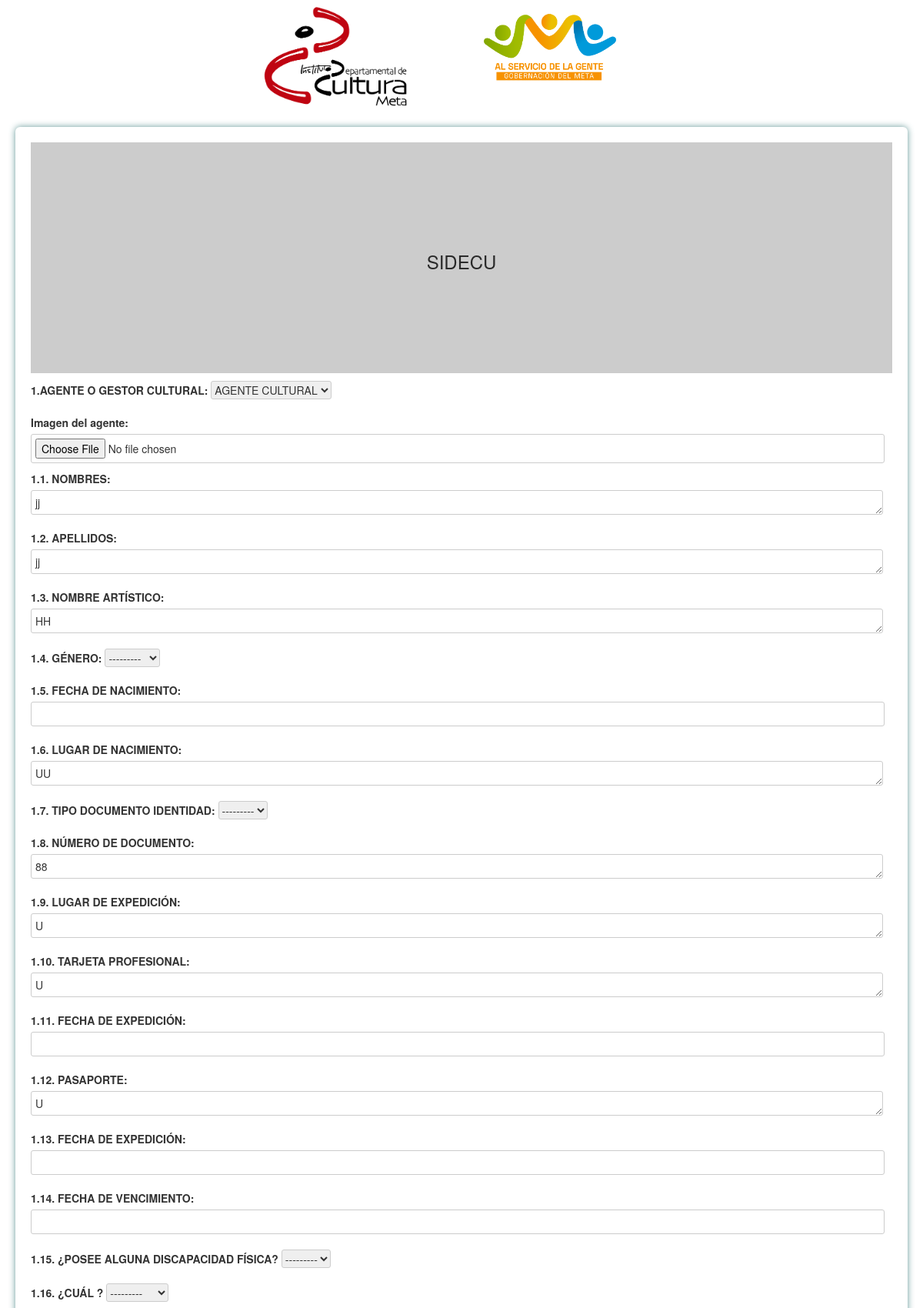
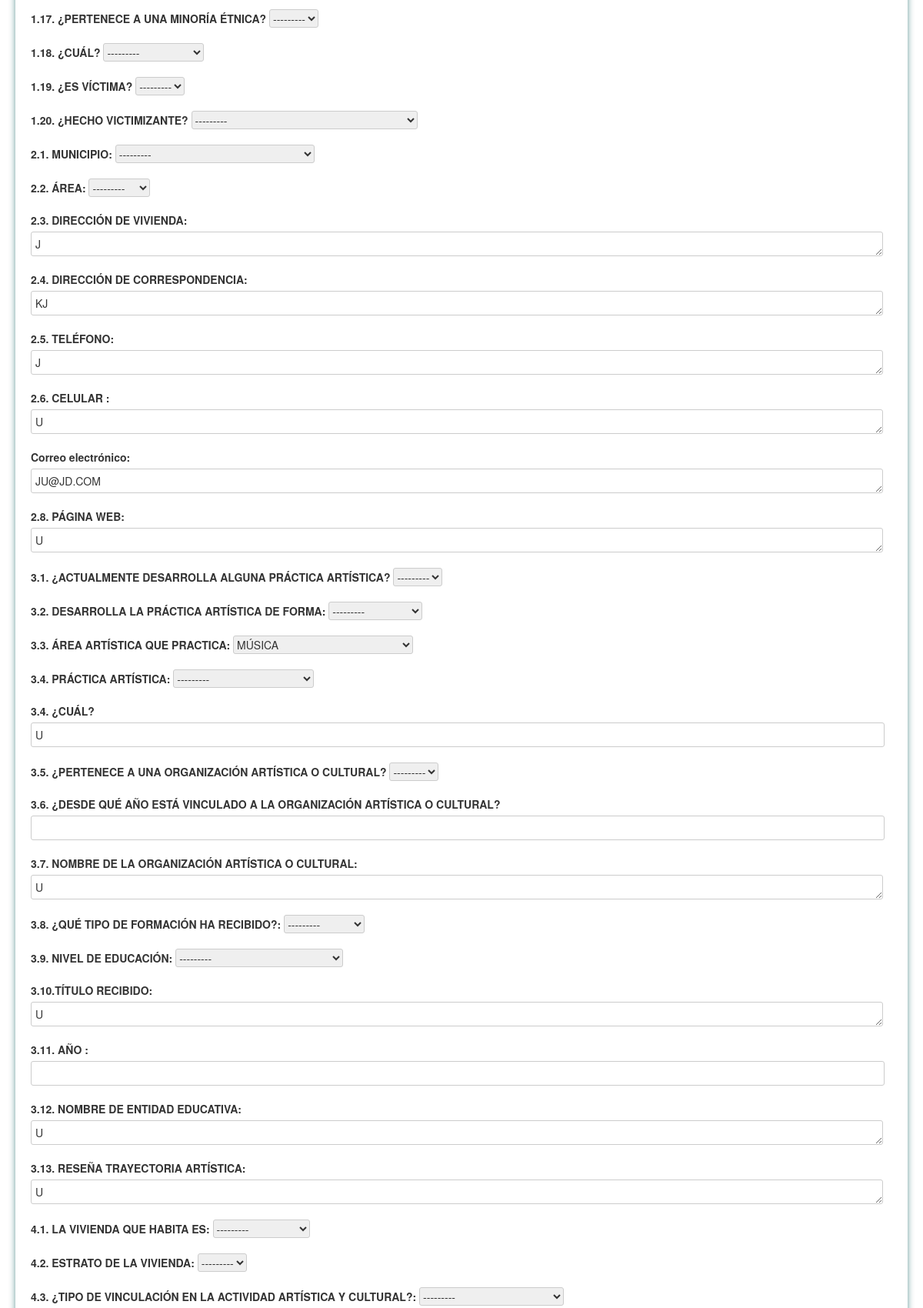
The app's page /users/agentcultural/2/edit (upper part) with its own data (2 pictures, top to bottom).
### agentcultural/models.py (models this page shows, shortened)
class AgentCultural(models.Model):
    SECTOR_CHOICES = (
        ('Artes','Artes'),
        ('Bibliotecas', 'Bibliotecas'),
        ('Industrias Culturales','Industrias Culturales'),
        ('Museos', 'Museos'),
        ('Patrimonio cultural inmaterial', 'Patrimonio cultural inmaterial'),
        ('Patrimonio cultural inmueble', 'Patrimonio cultural inmueble'),
        ('Patrimonio cultural mueble', 'Patrimonio cultural mueble'),
    )
    user = models.OneToOneField(User, on_delete=models.PROTECT, blank=True, null=True)
    tipo = models.CharField(max_length=17, choices=AGENTE_CHOICES, verbose_name='1.AGENTE O GESTOR CULTURAL', null=True,
                            blank=True)
    image = models.ImageField(verbose_name='Imagen del agente', upload_to='agent/image',blank=True,null=True)
    name = models.CharField(max_length=50, blank=True, verbose_name='1.1. NOMBRES', null=True)
    last_name = models.CharField(max_length=50, blank=True, verbose_name='1.2. APELLIDOS', null=True)
    artistic_name = models.CharField(max_length=50, blank=True, verbose_name='1.3. NOMBRE ARTÍSTICO', null=True)
    gender = models.ForeignKey(Genero, verbose_name='1.4. GÉNERO', on_delete=models.PROTECT, blank=True, null=True)
    birthday = models.CharField(verbose_name='1.5. FECHA DE NACIMIENTO', max_length=50, blank=True,
                                null=True)
    lugar_nacimiento = models.CharField(max_length=30, blank=True, verbose_name='1.6. LUGAR DE NACIMIENTO', null=True)
    type_document = models.ForeignKey(TypeDocument, verbose_name='1.7. TIPO DOCUMENTO IDENTIDAD', on_delete=models.PROTECT,
                                      blank=True, null=True)
    identification = models.IntegerField(max_length=30, verbose_name='1.8. NÚMERO DE DOCUMENTO', blank=True, null=True)
    lugar_expedicion = models.CharField(max_length=30, blank=True, verbose_name='1.9. LUGAR DE EXPEDICIÓN', null=True)
    tarjeta_profesional = models.CharField(max_length=30, blank=True, verbose_name='1.10. TARJETA PROFESIONAL', null=True)
    expedicion_tarjeta = models.CharField(verbose_name='1.11. FECHA DE EXPEDICIÓN',max_length=50, blank=True,
                                null=True)
    passport = models.CharField(max_length=30, blank=True, verbose_name='1.12. PASAPORTE', null=True)
    expedicion_passport = models.CharField(verbose_name='1.13. FECHA DE EXPEDICIÓN', max_length=50, blank=True,
                                          null=True)
    vencimiento_passport = models.CharField(verbose_name='1.14. FECHA DE VENCIMIENTO',max_length=50, blank=True,
                                           null=True)
    posee_discapacidad = models.CharField(max_length=2, choices=BOOLEAN_CHOICES, verbose_name='1.15. ¿POSEE ALGUNA DISCAPACIDAD FÍSICA?', null=True, blank=True)
    disability = models.ForeignKey(Disability, verbose_name='1.16. ¿CUÁL ?', on_delete=models.PROTECT, blank=True,
                                   null=True)
    posee_etnico = models.CharField(max_length=2, choices=BOOLEAN_CHOICES,
                                          verbose_name='1.17. ¿PERTENECE A UNA MINORÍA ÉTNICA?', null=True,
                                          blank=True)
    etnico = models.ForeignKey(GroupEtnico, verbose_name='1.18. ¿CUÁL?', on_delete=models.PROTECT, blank=True,
                               null=True)
    esvictima = models.CharField(max_length=2, choices=BOOLEAN_CHOICES,
                                    verbose_name='1.19. ¿ES VÍCTIMA?', null=True,
                                    blank=True)
    victima = models.ForeignKey(Victima, verbose_name='1.20. ¿HECHO VICTIMIZANTE?', on_delete=models.PROTECT,
                               blank=True,
                               null=True)
    city = models.ForeignKey(City, verbose_name='2.1. MUNICIPIO', on_delete=models.PROTECT, blank=True, null=True)
    zona = models.CharField(max_length=10, choices=ZONA_CHOICES, verbose_name='2.2. ÁREA', null=True,
                            blank=True)
    adress = models.CharField(max_length=30, blank=True, verbose_name='2.3. DIRECCIÓN DE VIVIENDA',null=True)
    adress2 = models.CharField(max_length=30, blank=True, verbose_name='2.4. DIRECCIÓN DE CORRESPONDENCIA',null=True)
    phone = models.CharField(max_length=30, blank=True, verbose_name='2.5. TELÉFONO', null=True)
    phone_movil = models.CharField(max_length=30, blank=True, verbose_name='2.6. CELULAR ', null=True)
    email = models.EmailField(max_length=30, blank=True, verbose_name='2.7. E-MAIL', null=True)
    web = models.CharField(max_length=50, blank=True, verbose_name='2.8. PÁGINA WEB', null=True)
    desarrollo_practica= models.CharField(max_length=2, choices=BOOLEAN_CHOICES, verbose_name='3.1. ¿ACTUALMENTE DESARROLLA ALGUNA PRÁCTICA ARTÍSTICA?', null=True,
                            blank=True)
    forma_practica = models.CharField(max_length=50, choices=FORMAPRACTICA_CHOICES,
                                           verbose_name='3.2. DESARROLLA LA PRÁCTICA ARTÍSTICA DE FORMA', null=True,
                                           blank=True)
    area2 = MultiSelectField(verbose_name='3.3. ÁREA ARTÍSTICA QUE PRACTICA', choices=AGENTEAREA_CHOICES, blank=True, null=True)
    practica = MultiSelectField(verbose_name='3.4. PRÁCTICA ARTÍSTICA', choices=AGENTEPRACTICA_CHOICES, blank=True,
                             null=True)
    cual_practica = models.CharField(max_length=30, blank=True, verbose_name='3.4. ¿CUÁL?', null=True)
    pertenece_entidad = models.CharField(max_length=2, choices=BOOLEAN_CHOICES,
                                           verbose_name='3.5. ¿PERTENECE A UNA ORGANIZACIÓN ARTÍSTICA O CULTURAL?',
                                           null=True,
                                           blank=True)
    vinculacion_entidad = models.CharField(verbose_name='3.6. ¿DESDE QUÉ AÑO ESTÁ VINCULADO A LA ORGANIZACIÓN ARTÍSTICA O CULTURAL?',max_length=50,
                                          blank=True,
                                          null=True)
    name_entity = models.CharField(max_length=30, blank=True, verbose_name='3.7. NOMBRE DE LA ORGANIZACIÓN ARTÍSTICA O CULTURAL', null=True)
    tipo_formacion = models.CharField(max_length=40, choices=MODALIDAD_CHOICES,
                                 verbose_name='3.8. ¿QUÉ TIPO DE FORMACIÓN HA RECIBIDO?:', null=True,
                                 blank=True)
    nivel_educacion = MultiSelectField(verbose_name='3.9. NIVEL DE EDUCACIÓN', choices=NIVELEDUCACION_CHOICES, blank=True,
                                null=True)
    titulo = models.CharField(max_length=30, blank=True, verbose_name='3.10.TÍTULO RECIBIDO', null=True)
    ano_titulo = models.CharField(verbose_name='3.11. AÑO ', max_length=50,
                                           blank=True,
                                           null=True)
    entidad_educativa = models.CharField(max_length=60, blank=True, verbose_name='3.12. NOMBRE DE ENTIDAD EDUCATIVA', null=True)
    reseña_trayectoria = models.TextField(max_length=2000, blank=True,
                                     verbose_name='3.13. RESEÑA TRAYECTORIA ARTÍSTICA',null=True)
    tipo_vivienda = models.CharField(max_length=40, choices=ESPACIO_CHOICES,
                                      verbose_name='4.1. LA VIVIENDA QUE HABITA ES:', null=True,
                                      blank=True)
    housing_stratum = models.ForeignKey(HousingStratum, verbose_name='4.2. ESTRATO DE LA VIVIENDA', on_delete=models.PROTECT,
                                        blank=True, null=True)
    tipo_vinculacion = models.CharField(max_length=40, choices=TIPOVINCULACION_CHOICES,
                                     verbose_name='4.3. ¿TIPO DE VINCULACIÓN EN LA ACTIVIDAD ARTÍSTICA Y CULTURAL?:', null=True,
                                     blank=True)
    cual_vinculacion = models.CharField(max_length=40,
                                      verbose_name='4.3.1. ¿CUÁL TIPO DE VINCULACIÓN?:', null=True,
                                      blank=True)
    otra_actividad = models.CharField(max_length=2, choices=BOOLEAN_CHOICES, verbose_name='4.4. ¿DESARROLLA OTRA ACTIVIDAD PRODUCTIVA DIFERENTE A LA ARTÍSTICA Y CULTURAL?', null=True,
                            blank=True)
    fuente_ingreso = MultiSelectField(verbose_name='4.5. FUENTES DE INGRESO', choices=FUENTEINGRESO_CHOICES,
                                       blank=True,
                                       null=True)
    porcentaje = models.CharField(max_length=30, verbose_name='4.6. ¿QUÉ PORCENTAJE DE SUS INGREOS PROVIENEN DE LA ACTIVIDAD ARTÍSTICA Y CULTURAL?', blank=True, null=True)
    regimen_salud = models.CharField(max_length=2, choices=BOOLEAN_CHOICES,
                                         verbose_name='4.7. SE ENCUENTRA ACTUALMENTE AFILIADO AL RÉGIMEN DE SEGURIDAD SOCIAL EN SALUD?',
                                         null=True,
                                         blank=True)
    health_regimen = models.ForeignKey(HealthRegimen, verbose_name='4.8.  A QUE RÉGMIEN DE SALUD', on_delete=models.PROTECT,
                                       blank=True, null=True)
    regimen_pension = models.CharField(max_length=2, choices=BOOLEAN_CHOICES,
                                     verbose_name='4.9. ¿SE ENCUENTRA ACTUALMENTE AFILIADO AL RÉGIMEN DE SEGURIDAD SOCIAL EN PENSIONES?',
                                     null=True,
                                     blank=True)
    pension_regimen = models.ForeignKey(PensionRegimen, verbose_name='4.10. A QUE RÉGIMEN DE PENSIÓN', on_delete=models.PROTECT,
                                        blank=True, null=True)
    regimen_arl = models.CharField(max_length=2, choices=BOOLEAN_CHOICES,
                                       verbose_name='4.11. ¿SE ENCUENTRA ACTUALMENTE AFILIADO AL RÉGIMEN DE RIESGOS PROFESIONALES?:',
                                       null=True,
                                       blank=True)
    vigia_patrimonio = models.CharField(max_length=2, choices=BOOLEAN_CHOICES, verbose_name='VIGIA PATRIMONIO',
                                        null=True, blank=True)
    portador_manifestacion = models.CharField(max_length=2, choices=BOOLEAN_CHOICES,
                                              verbose_name='PORTADOR DE MANIFESTACIÓN PATRIMONIO', null=True,
                                              blank=True)
    manifestation = models.ForeignKey(Manifestation, verbose_name='MANIFESTACIÓN', on_delete=models.PROTECT, blank=True,
                                      null=True)
    servicios=models.TextField(max_length=2000,
                                              verbose_name='Servicios que ofreces', null=True,
                                              blank=True)
    facebook=models.CharField(max_length=200,verbose_name='Facebook', null=True,
                                              blank=True)
    instagram = models.CharField(max_length=200, verbose_name='Instagram', null=True,
                                blank=True)
    sisben = models.FileField(verbose_name='Sisben', upload_to='agent/file', blank=True, null=True)
    beps = models.CharField(max_length=2, choices=BOOLEAN_CHOICES, verbose_name='Tiene BEPS?', null=True,
                            blank=True)
    terminosycondiciones = models.CharField(max_length=2, choices=BOOLEAN_CHOICES,
                                            verbose_name='Acepta terminos y condiciones', null=True,
                                            blank=True)
    created = models.DateTimeField(auto_now_add=True, null=True, blank=True)
    class Meta:
        verbose_name = 'Agente cultural'
        verbose_name_plural = 'Agente Cultural'

class Genero(models.Model):
    name = models.CharField(max_length=30, blank= True,verbose_name='TIpo de Identidad de Genero')
    def __str__(self):
        return self.name
    class Meta:
        verbose_name = 'Tipo de Identidad de  Genero'
        verbose_name_plural = 'TIpo de Identidad de Generos'

class TypeDocument(models.Model):
    name = models.CharField(max_length=30, blank=True, verbose_name='Tipo de documento')
    def __str__(self):
        return self.name
    class Meta:
        verbose_name = 'Tipo de documento'
        verbose_name_plural = 'TIpo de documentos'

class Disability(models.Model):
    name = models.CharField(max_length=200, blank=True, verbose_name='TIpo de Discapacidad')
    def __str__(self):
        return self.name
    class Meta:
        verbose_name = 'TIpo de Discapacidad'
        verbose_name_plural = 'TIpo de Discapacidad'

### agentcultural/views.py (the view)
# urls.py: path('users/agentcultural/<int:id>/edit', agentcultural_views.edit_agentcultural, name='edit_agentcultural'),
def edit_agentcultural(request, id):
    post = get_object_or_404(AgentCultural, id=id)
    if request.method == "POST":
        form = AgentCulturalForm(request.POST, request.FILES,  instance=post)
        if form.is_valid():
            post = form.save(commit=False)
            post.save()
            return redirect('datos')
    else:
        form = AgentCulturalForm(instance=post)
    context = {'form': form}
    return render(request, 'users/edit_agentcultural.html', context)

### agentcultural/models.py (called while the page is built)
    def __str__(self):
        return '{} | {} | {}'.format(self.state.country.name, self.state.name, self.name)

    def __str__(self):
        return self.name

    def __str__(self):
        return self.name

    def __str__(self):
        return self.name

    def __str__(self):
        return self.name

    def __str__(self):
        return self.name

### templates/users/edit_agentcultural.html (shortened to what this page needs)
<link href="//maxcdn.bootstrapcdn.com/bootstrap/4.0.0/css/bootstrap.min.css" rel="stylesheet" id="bootstrap-css">
{% load static %}
<link href="//netdna.bootstrapcdn.com/bootstrap/3.2.0/css/bootstrap.min.css" rel="stylesheet" id="bootstrap-css">
<!DOCTYPE html>
<html>
  <head>
    <link rel="stylesheet" href="https://use.fontawesome.com/releases/v5.5.0/css/all.css">
  </head>
  <body>
  {% block container %}
<div class="container">
        <div class="col-lg-2 mx-auto">
                <img src="{% static 'img/logo.png' %}" width="200px"/>
            </div>
    <div class="col-lg-2 mx-auto">
                <img src="{% static 'img/gober.png' %}" width="200px"/>
            </div>
    </div>
    <div class="testbox">
      <form action="" method="POST" enctype="multipart/form-data">
          <div class="banner">
          <h3>SIDECU</h3>
        </div>
        <div class="item">
          {{ form.as_p}}
        </div>
      </form>
    </div>
  </body>
 {% endblock %}
</html>

### records on screen
AgentCultural: tipo "AGENTE CULTURAL", name "jj", last_name "jj", artistic_name "HH", gender "---------", lugar_nacimiento "UU", type_document "---------", identification "88", lugar_expedicion "U", tarjeta_profesional "U", passport "U", posee_discapacidad "---------", disability "---------", posee_etnico "---------", etnico "---------", esvictima "---------", victima "---------", city "---------", zona "---------", adress "J", adress2 "KJ", phone "J", phone_movil "U", email "JU@JD.COM", web "U", desarrollo_practica "---------", forma_practica "---------", area2 "MÚSICA", practica "---------", cual_practica "U", pertenece_entidad "---------", name_entity "U", tipo_formacion "---------", nivel_educacion "---------", titulo "U", entidad_educativa "U", reseña_trayectoria "U", tipo_vivienda "---------", housing_stratum "---------", tipo_vinculacion "---------"
